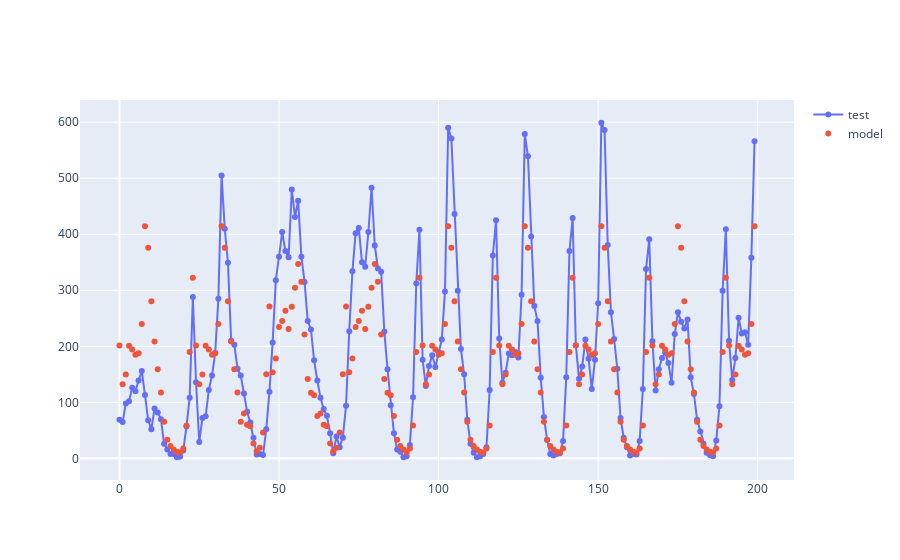

Source (notebook cell):
### Code cell
Y_pr = model.predict(X_weekend)
print('RMSE1:',mean_squared_error(Y, Y_pr, squared=False))
fig = go.Figure()
fig.add_trace(go.Scatter(y= Y.reshape(-1)[5900:6100], mode='lines+markers', name='test'))
fig.add_trace(go.Scatter(y= Y_pr.reshape(-1)[5900:6100], mode='markers', name='model'))
fig.show()

### Figure 1 — Plotly figure (JSON) as saved in the notebook; plotly's stock layout.template omitted (floating-point values rounded to 4 significant figures; data arrays with more than 128 entries replaced by an {"elided": "..."} marker saying what was removed)
{"data": [{"mode": "lines+markers", "name": "test", "type": "scatter", "y": {"elided": "200 int values"}}, {"mode": "markers", "name": "model", "type": "scatter", "y": {"elided": "200 float values"}}], "layout": {}}
